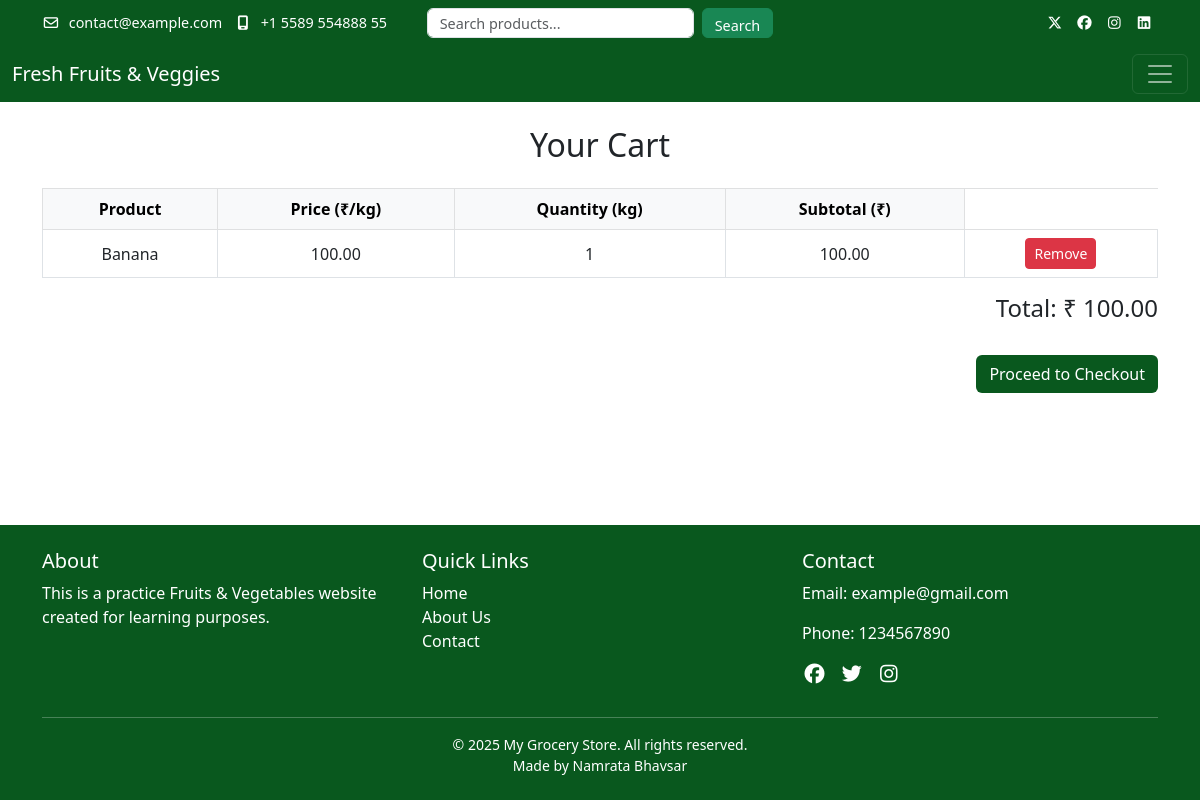
The page /cart/ (signed in) on the database its author committed.
### myapp/models.py (models this page shows, shortened)
class CartItem(models.Model):
    user = models.ForeignKey(User, on_delete=models.CASCADE, related_name="cart_items")
    product = models.ForeignKey(Product, on_delete=models.CASCADE)
    quantity = models.PositiveIntegerField(default=1)
    added_at = models.DateTimeField(auto_now_add=True)

class Product(models.Model):
    category = models.ForeignKey(Category, on_delete=models.CASCADE)  # हर product किसी category में
    name = models.CharField(max_length=100)       # Product name
    description = models.TextField(blank=True)    # Optional description
    price = models.DecimalField(max_digits=8, decimal_places=2)  # Product price
    stock = models.PositiveIntegerField(default=0)               # Stock quantity
    image = models.ImageField(upload_to='products/', blank=True) # Product image

### myapp/views.py (the view)
# urls.py: path('cart/', views.cart_view, name='cart'),
@login_required
def cart_view(request):
    categories = get_categories()
    cart_items = CartItem.objects.filter(user=request.user)
    total = 0
    for item in cart_items:
        item.subtotal = item.product.price * item.quantity
        total += item.subtotal
    return render(request, 'cart.html', {
        'categories': categories,
        'cart_items': cart_items,
        'total': total
    })

### myapp/context_processors.py (called while the page is built)
def categories_processor(request):
    return {'categories': Category.objects.all()}

### myapp/views.py (called while the page is built)
def get_categories():
    return Category.objects.all()

### myapp/templates/cart.html (shortened to what this page needs)
{% extends "base.html" %}
{% block content %}
<div class="container mt-4 mb-4">
    <h2 class="mb-4 text-center">Your Cart</h2>
    {% if cart_items %}
    <table class="table table-bordered text-center align-middle">
        <thead class="table-light">
            <tr>
                <th>Product</th>
                <th>Price (₹/kg)</th>
                <th>Quantity (kg)</th>
                <th>Subtotal (₹)</th>
            </tr>
        </thead>
        <tbody>
            {% for item in cart_items %}
            <tr>
                <td>{{ item.product.name }}</td>
                <td>{{ item.product.price }}</td>
                <td>{{ item.quantity }}</td>
                <td>{{ item.subtotal }}</td>
                <td>
                    <a href="{% url 'remove_from_cart' item.product.id %}" class="btn btn-sm btn-danger">Remove</a>
                </td>
            </tr>
            {% endfor %}
        </tbody>
    </table>
    <h4 class="text-end">Total: ₹ {{ total }}</h4>
    <div class="text-end mt-3">
        <a href="{% url 'checkout' %}" class="btn mt-3 text-white" style="background-color:#09581e;">Proceed to
            Checkout</a>
    </div>
    {% else %}
    <p>Your cart is empty.</p>
    <a href="{% url 'home' %}" class="btn mt-3 text-white" style="background-color: #09581e;">Go Shopping</a>
    {% endif %}
</div>
{% endblock %}

### myapp/static/css/style.css (style rules this page uses)
html, body { height: 100%; margin: 0; padding: 0; }
body { display: flex; flex-direction: column; }

### rows shown on the page
CartItem: product.name "Banana", product.price "100.00", quantity "1", subtotal "100.00"

### other values the page prints
{{ total }} "100.00"
